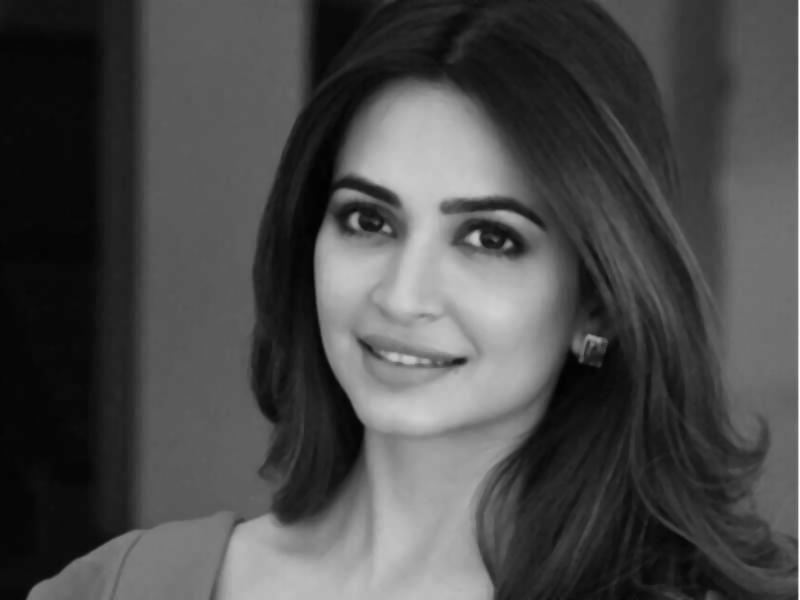
#> input picture assets/actressBlur.jpg, 800 x 600 px, found by its file name
$ python adaptive_thresholding.py
#> lines starting #> are read from the running program, lines starting #| are printed output that depends on the picture; after the words box and inside, x2 and y2 are one past the last pixel; in counts of white or black regions, pixels touching at a corner belong together
from PIL import Image
import numpy as np

# Taking a window starting from (i,j) as its top left corner and h,w as its maximum height and width respectively
# The threshold is calucated as the mean of all the pixels in that particular window
# r,c is the no:of rows and columns in the considered window
# background is assumed to be white and borders/edges detected as black

def window_thresholding(arr,i,j,h,w,new_arr):
    if i+h >= arr.shape[0] or j+w >= arr.shape[1]:
        r = arr.shape[0]
        c = arr.shape[1]
    else:
        r = i + h
        c = j + w
    window = arr[i:r,j:c]
    threshold = (np.sum(window))/((r-i)*(c-j))
    for a in range(i,r):
        for b in range(j,c):
            if arr[a][b] >= threshold :
                new_arr[a][b] = 255
            else:
                new_arr[a][b] = 0

# An array of the grayscale image is taken as the input
# h and w are the desired height and width of the sub_images(or windows)
# Here we want 16 such windows
# Global Thresholding is done for each window and the results combined into a single array to be output

def AdaptiveThreshold(arr):
    new_arr = np.zeros(arr.shape)
    h = arr.shape[0]//4
    w = arr.shape[1]//4
    for i in range(0,arr.shape[0],h):
        for j in range(0,arr.shape[1],w):
            window_thresholding(arr,i,j,h,w,new_arr)
    return new_arr


if __name__ == '__main__':

    img = Image.open('assets/actressBlur.jpg').convert('L')
#> img is the input picture: PIL image 800x600 L; min 0, max 255, mean 74.4
    arr = np.array(img)

    new_arr = np.zeros(arr.shape,dtype='uint8')

    n_arr = AdaptiveThreshold(arr)
#> the loop in AdaptiveThreshold, `for i in range(0,arr.shape[0],h):` made 4 passes
#> pass 1, in window_thresholding, `window = arr[i:r,j:c]`:
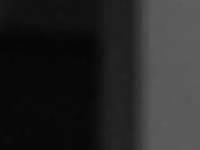
#> window: shape (150, 200); min 4, max 96, mean 38.1
#> pass 1, in window_thresholding (call 2), `window = arr[i:r,j:c]`:
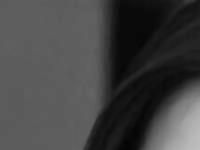
#> window: shape (150, 200); min 2, max 191, mean 67.7
#> pass 1, in window_thresholding (call 3), `window = arr[i:r,j:c]`:
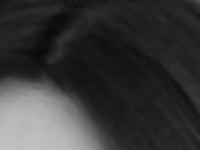
#> window: shape (150, 200); min 9, max 195, mean 55.2
#> pass 1, in window_thresholding (call 4), `window = arr[i:r,j:c]`:
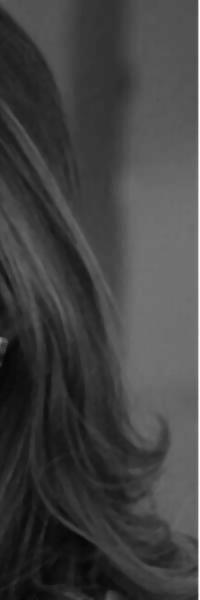
#> window: shape (600, 200); min 3, max 255, mean 66
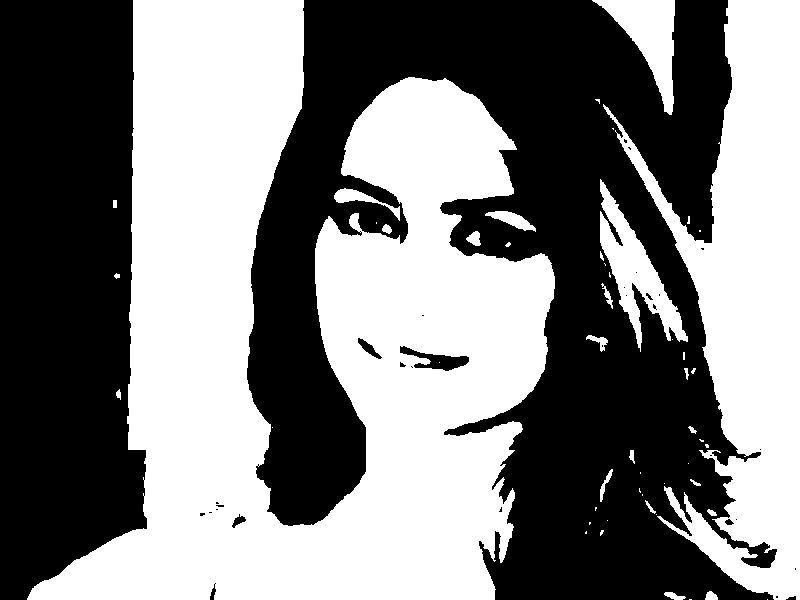
#> n_arr: shape (600, 800) float64; 49.5% white; 51 white regions (28 under 20 px), largest, box (x1, y1, x2, y2) and area: (27, 0, 555, 600) 174645, (603, 0, 800, 600) 51835, (600, 179, 688, 352) 4824

    for i in range(n_arr.shape[0]):
        for j in range(n_arr.shape[1]):
            new_arr[i][j] = int(n_arr[i][j])

    new_img = Image.fromarray(new_arr)
    new_img.show(title="Adaptive Thresholding")
    new_img.save('results/AdaptiveThreshold.jpg')
